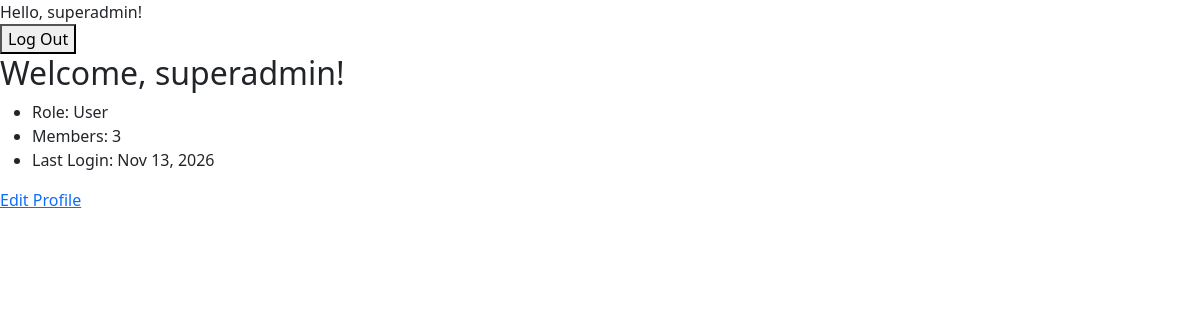
Before: / (signed in) with the older database file.
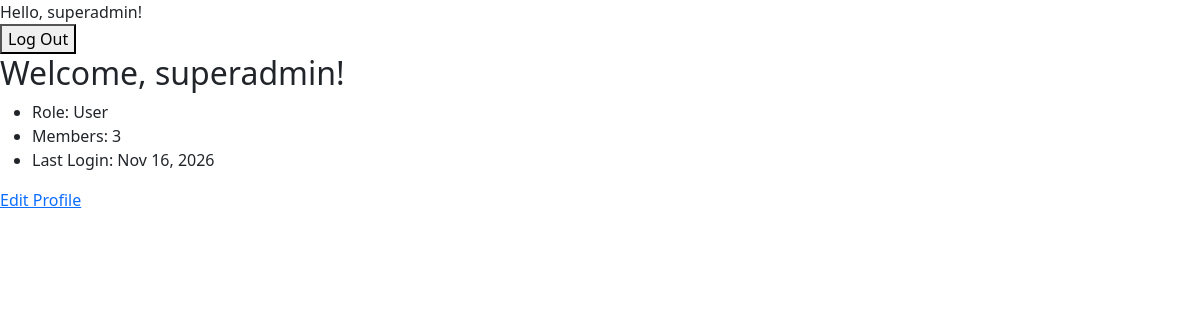
After: the same page with the newer database file.
### accounts/models.py (models this page shows, shortened)
class CustomUser(AbstractUser):
    class Role(models.TextChoices):
        USER = "USER", "User"
        ADMIN = "ADMIN", "Administrator"
    role = models.CharField(max_length=10, choices=Role.choices, default=Role.USER)

### dashboard/views.py (the view)
# urls.py: path("", DashboardView.as_view(), name="dashboard"),
class DashboardView(LoginRequiredMixin, TemplateView):
    template_name = "dashboard/home.html"
    def get_context_data(self, **kwargs):
        context = super().get_context_data(**kwargs)
        context["member_count"] = CustomUser.objects.count()
        context["is_admin"] = (self.request.user.role == CustomUser.Role.ADMIN)
        return context

### templates/dashboard/home.html (shortened to what this page needs)
{% extends "base.html" %}
{% block content %}
<h2>Welcome, {{ user.first_name|default:user.username }}!</h2>
<ul>
    <li>Role: {{ user.get_role_display }}</li>
    <li>Members: {{ member_count }}</li>
    <li>Last Login: {{ user.last_login|date:"M d, Y" }}</li>
</ul>
<a href="{% url 'profile' %}">Edit Profile</a>
{% endblock %}

### templates/base.html (shortened to what this page needs)
<!DOCTYPE html>
<html>
    <head>
         <link href="https://cdn.jsdelivr.net/npm/bootstrap@5.3.3/dist/css/bootstrap.min.css"
            rel="stylesheet">
    </head>
    <body>
        <nav>
        {% if user.is_authenticated %}
            Hello, {{ user.username }}!
            <form method="post" action="{% url 'logout' %}">
                <button type="submit">Log Out</button>
            </form>
        {% else %}
            <a href="{% url 'login' %}">Login</a>
            <a href="{% url 'signup' %}">Sign Up</a>
        {% endif %}
        </nav>
        <main>
            {% block content %}{% endblock %}
        </main>
    </body>
</html>

Changed rows visible on the page:
changed CustomUser "superadmin": last_login "Nov 13, 2026" → "Nov 16, 2026"
